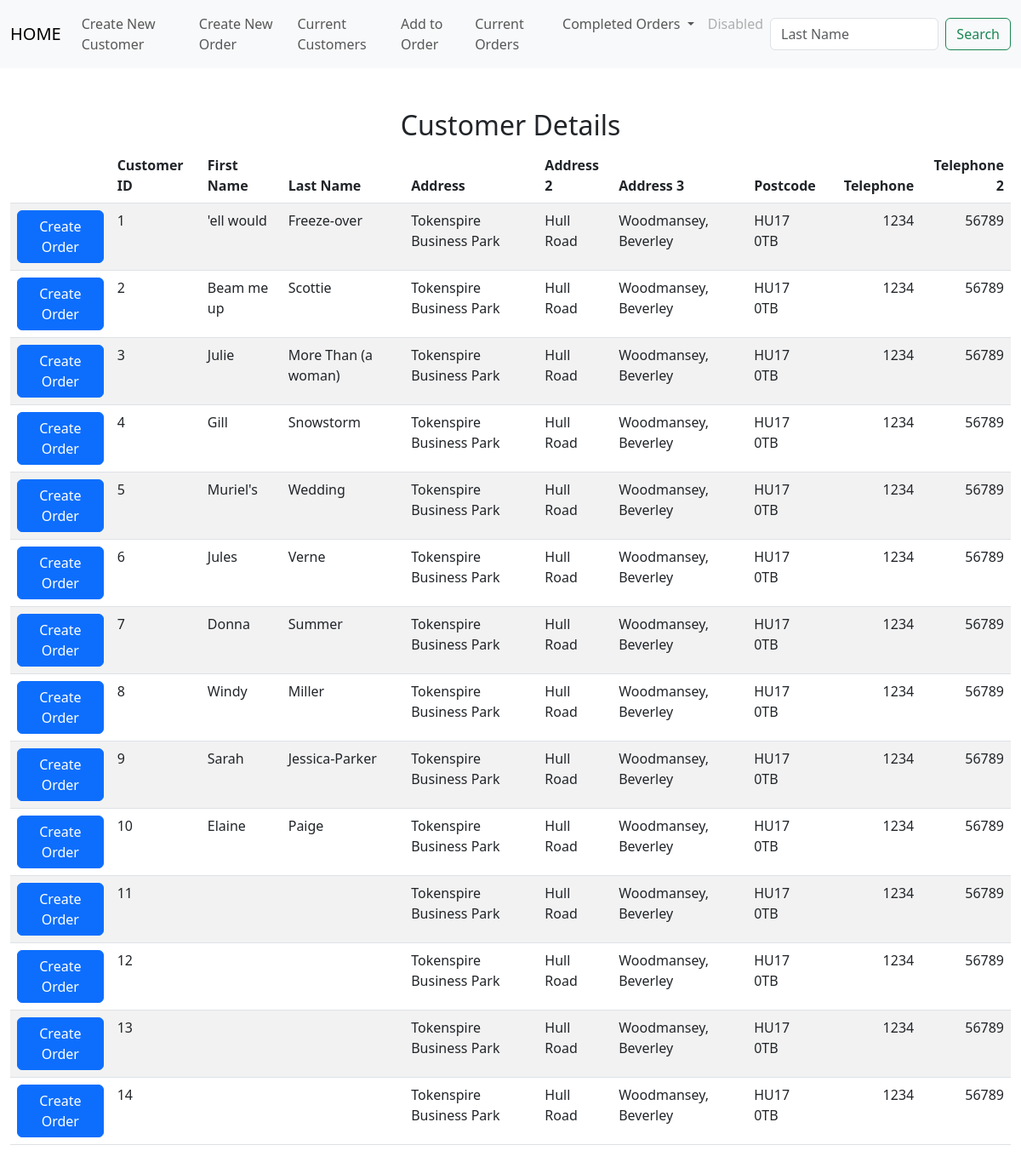
Screenshot of /list_of_customers with the database file from the repository.
### tables this page shows
CREATE TABLE customers(id INTEGER PRIMARY KEY AUTOINCREMENT NOT NULL, first_name TEXT, last_name TEXT, address_1 TEXT, address_2 TEXT, address_3 TEXT, postcode TEXT, telephone_1 TEXT, telephone_2 TEXT);

### app.py (the view)
@app.route("/list_of_customers", methods=["GET", "POST"])
def list_of_customers():
    if request.method == "POST":
        customer_id = request.form.get("customer_id")
        detail = db.execute("select * from customers WHERE id = (?);", customer_id)
        return render_template("customer_order.html",detail = detail)
    else:
        detail = db.execute("select * from customers;")
        return render_template("list_of_customers.html",detail = detail)

### app.py (called while the page is built)
@app.after_request
def after_request(response):
    response.headers["Cache-Control"] = "no-cache, no-store, must-revalidate"
    response.headers["Expires"] = 0
    response.headers["Pragma"] = "no-cache"
    return response

### templates/list_of_customers.html (shortened to what this page needs)
{% extends "layout.html" %}
{% block main %}
<div class="section">
    <h2>Customer Details</h2>
    <table class="table table-striped">
        <thead>
            <tr>
                <th></th>
                <th class="text-start">Customer ID</th>
                <th class="text-start">First Name</th>
                <th class="text-start">Last Name</th>
                <th class="text-start">Address</th>
                <th class="text-start">Address 2</th>
                <th class="text-start">Address 3</th>
                <th class="text-start">Postcode</th>
                <th></th>
                <th class="text-end" colspan="8">Telephone</th>
                <th class="text-end">Telephone 2</th>
            </tr>
        </thead>
        <tbody>
            {% for row in detail %}
            <tr>
                <form action="/list_of_customers" method="post">
                    <td><input type="hidden" name="customer_id" VALUE="{{ row['id'] }}"><button class="btn btn-primary" type="submit">Create Order</button></td>
                </form>
                <td class="text-start">{{ row["id"] }}</td>
                <td class="text-start">{{ row["first_name"] }}</td>
                <td class="text-start">{{ row["last_name"] }}</td>
                <td class="text-start">{{ row["address_1"] }}</td>
                <td class="text-start">{{ row["address_2"] }}</td>
                <td class="text-start">{{ row["address_3"] }}</td>
                <td class="text-start">{{ row["postcode"] }}</td>
                <td></td>
                <td class="text-end" colspan="8">{{ row["telephone_1"] }}</td>
                <td class="text-end">{{ row["telephone_2"] }}</td>
                </tr>
            {% endfor %}
        </tbody>
    </div>
{% endblock %}

### rows the page displays
customers: id "1", first_name "'ell would", last_name "Freeze-over", address_1 "Tokenspire Business Park", address_2 "Hull Road", address_3 "Woodmansey, Beverley", postcode "HU17 0TB", telephone_1 "1234", telephone_2 "56789"
customers: id "2", first_name "Beam me up", last_name "Scottie", address_1 "Tokenspire Business Park", address_2 "Hull Road", address_3 "Woodmansey, Beverley", postcode "HU17 0TB", telephone_1 "1234", telephone_2 "56789"
customers: id "3", first_name "Julie", last_name "More Than (a woman)", address_1 "Tokenspire Business Park", address_2 "Hull Road", address_3 "Woodmansey, Beverley", postcode "HU17 0TB", telephone_1 "1234", telephone_2 "56789"
customers: id "4", first_name "Gill", last_name "Snowstorm", address_1 "Tokenspire Business Park", address_2 "Hull Road", address_3 "Woodmansey, Beverley", postcode "HU17 0TB", telephone_1 "1234", telephone_2 "56789"
customers: id "5", first_name "Muriel's", last_name "Wedding", address_1 "Tokenspire Business Park", address_2 "Hull Road", address_3 "Woodmansey, Beverley", postcode "HU17 0TB", telephone_1 "1234", telephone_2 "56789"
customers: id "6", first_name "Jules", last_name "Verne", address_1 "Tokenspire Business Park", address_2 "Hull Road", address_3 "Woodmansey, Beverley", postcode "HU17 0TB", telephone_1 "1234", telephone_2 "56789"
customers: id "7", first_name "Donna", last_name "Summer", address_1 "Tokenspire Business Park", address_2 "Hull Road", address_3 "Woodmansey, Beverley", postcode "HU17 0TB", telephone_1 "1234", telephone_2 "56789"
customers: id "8", first_name "Windy", last_name "Miller", address_1 "Tokenspire Business Park", address_2 "Hull Road", address_3 "Woodmansey, Beverley", postcode "HU17 0TB", telephone_1 "1234", telephone_2 "56789"
customers: id "9", first_name "Sarah", last_name "Jessica-Parker", address_1 "Tokenspire Business Park", address_2 "Hull Road", address_3 "Woodmansey, Beverley", postcode "HU17 0TB", telephone_1 "1234", telephone_2 "56789"
customers: id "10", first_name "Elaine", last_name "Paige", address_1 "Tokenspire Business Park", address_2 "Hull Road", address_3 "Woodmansey, Beverley", postcode "HU17 0TB", telephone_1 "1234", telephone_2 "56789"
customers: id "11", address_1 "Tokenspire Business Park", address_2 "Hull Road", address_3 "Woodmansey, Beverley", postcode "HU17 0TB", telephone_1 "1234", telephone_2 "56789"
customers: id "12", address_1 "Tokenspire Business Park", address_2 "Hull Road", address_3 "Woodmansey, Beverley", postcode "HU17 0TB", telephone_1 "1234", telephone_2 "56789"
customers: id "13", address_1 "Tokenspire Business Park", address_2 "Hull Road", address_3 "Woodmansey, Beverley", postcode "HU17 0TB", telephone_1 "1234", telephone_2 "56789"
customers: id "14", address_1 "Tokenspire Business Park", address_2 "Hull Road", address_3 "Woodmansey, Beverley", postcode "HU17 0TB", telephone_1 "1234", telephone_2 "56789"
